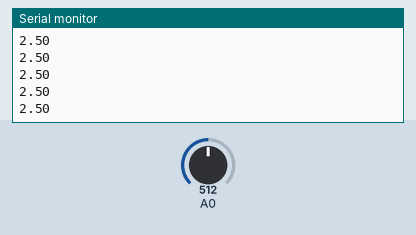
A sketch run on a simulated Arduino Uno, built with avr-gcc and run on an emulated ATmega328P. On the bench: the last lines printed to the serial monitor. Inputs (shaded band) come from the test bench; at power-on: A0 = 512.

Above: at 1.2 s.
1.3 s: A0 set to 716
At 1.31 s:
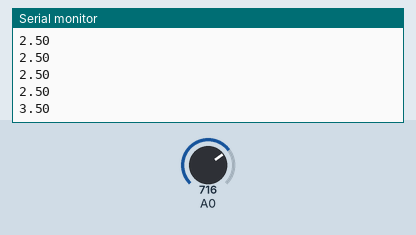
2.8 s: A0 set to 900
At 2.82 s:
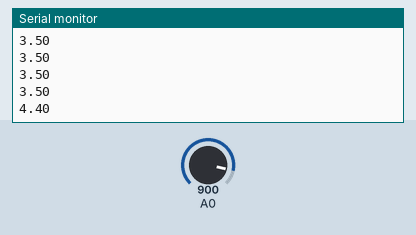
Timing chart, 0 to 5.8 s (numbered marks = the images above; inputs shaded):
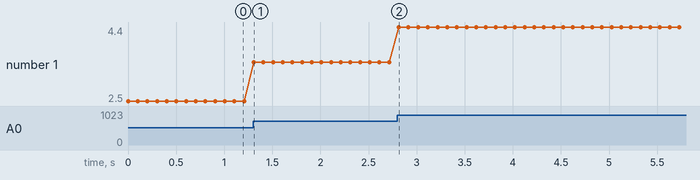

The sketch:

DESCARGA_DE_UN_CAPACITOR.ino
```cpp
int ValorSensor = 0;

void setup() {
  Serial.begin(9600);
  while (!Serial) {}  // Esperar a que la comunicación serial esté lista
}

void loop() {
  ValorSensor = analogRead(A0);

  // Escalar valores para obtener el voltaje real
  float Voltaje = (ValorSensor * 5.0) / 1023.0;  // Convertir a voltaje real
  Serial.println(Voltaje);  // Enviar el voltaje real

  delay(100);  // Aumentar el delay para mejorar la resolución temporal
}
```

Measured:
- after the input at 1.3 s, the serial monitor: prints a new line at once (image 1)
- after the input at 2.8 s, the serial monitor: prints a new line at once (image 2)
- plotted number 1: 2.5 → 3.5 after the input at 1.3 s, 3.5 → 4.4 after the input at 2.8 s
